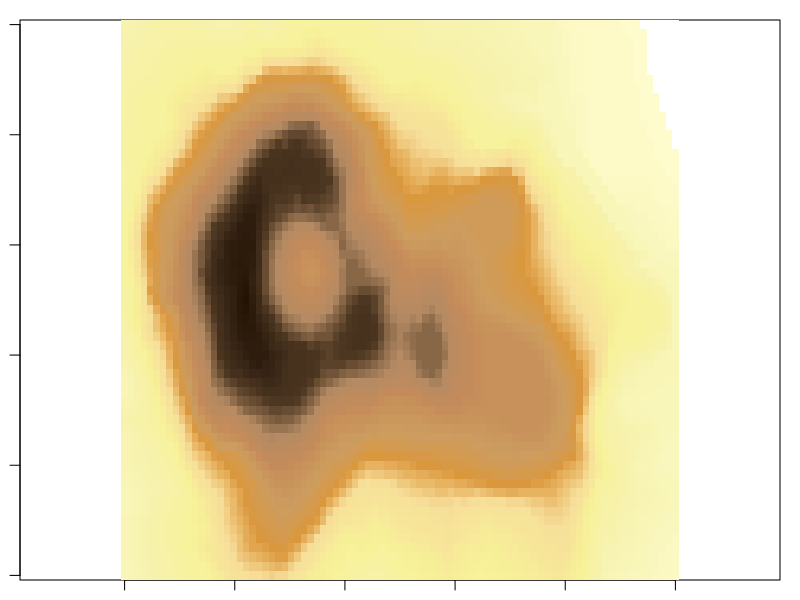
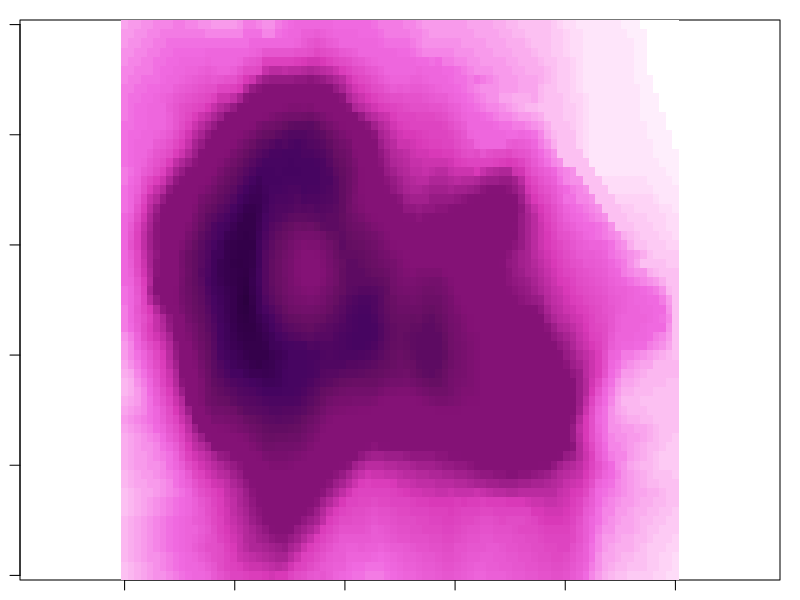
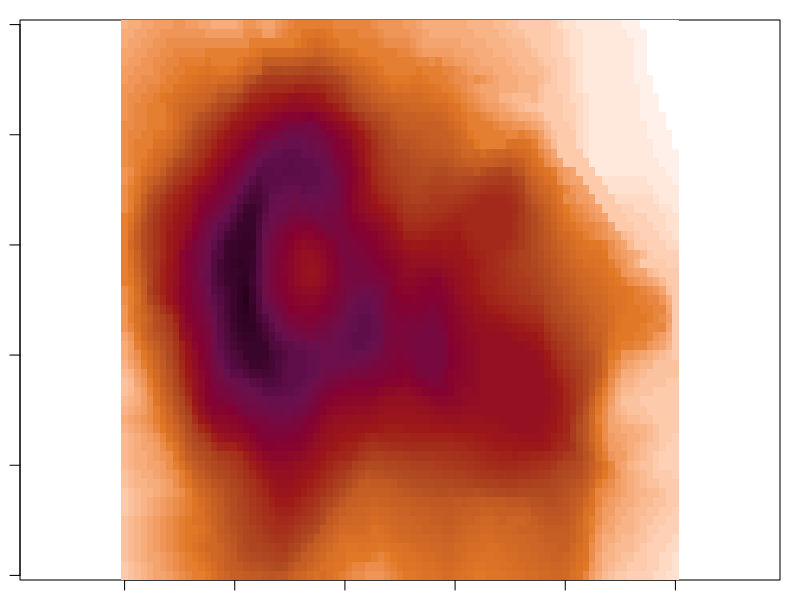
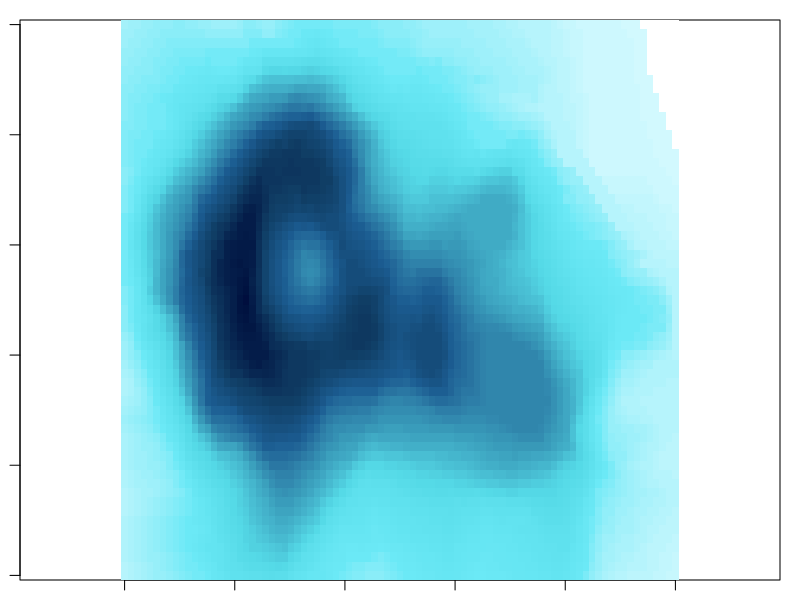

Here is the R script that generated these plots, in order:
## color pallets for figure 1b maps of total stressor in each cell and for figure 2 ranking country radial plot

library(RColorBrewer)
library(colorspace)

dis <- "#D5BD75"
ghg <- "#DA6098"
nut <- "#795B48"
wat <- "#77C1D7"
light_gray <- "#F8F9FA"
white <- "#FFFFFF"

# DISTURBANCE

d1 <- "#4E3823"
d0 <- colorspace::lighten(d1, amount = -0.7)
d2 <- "#B58B64"
d3 <- "#C68C5A"
d4 <- "#CD9D5F"
d5 <- "#DB983D"
d6 <- "#F7DF9A"
d7 <- "#F7F298"
d8 <- "#F7F3B0"
d9 <- colorspace::lighten(d8, amount = 0.7)

dist <- c(d0, d1, d2, d3, d4, d5, d6, d7, d8, d9)
dist_palette <-  rev(colorRampPalette(dist, space="Lab", bias = 0.8)(10000))  ## bias = 0.3
dist_palette <- c(white, dist_palette)
par(mar=c(1,1,1,1))
image(volcano, asp=1, col=dist_palette)



# GHG

g1 <- "#460561"
g0 <-  colorspace::lighten(g1, amount = -0.5)
g2 <- "#660F63"
g3 <- "#841276"
g4 <- "#841276"
g5 <- "#DA3AB9"
g6 <- "#F16BE2"
# g7 <- colorspace::lighten(g6, amount = 0.2)
# g8 <- colorspace::lighten(g6, amount = 0.5)
# g9 <- colorspace::lighten(g6, amount = 0.8)
g10 <- colorspace::lighten(g6, amount = 0.95)

mag_pal <- c(g0,g1, g2, g3, g4, g5, g6, g10) # g7, g8, g9,

ghg_palette  <-  c("white" , rev(colorRampPalette(mag_pal, space="Lab", bias = 1)(10000))) # bias = 0.5
par(mar=c(1,1,1,1))
image(volcano, asp=1, col=ghg_palette)

## NUTRIENTS

# n1 <- "#2C140A"
# n0 <- colorspace::lighten(n1, amount = -0.5)
# n2 <- "#4E3019"
# n3<- "#7E5F4C"
# n4 <-"#9F866E"
# n5 <- "#B2A18A"
# n6 <- "#CBAE88"
# n7 <- "#CBAE88"
# n8 <- colorspace::lighten(n7, amount = 0.9)
# nut_pal <- c(n0, n1,n2, n3, n4, n5, n6, n7, n8)


n1 <- "#68114F"
n0 <-  colorspace::lighten(n1, amount = -0.8)
n2 <- "#850232"
n3 <- "#9E1818"
n4 <- "#B14B22"
n5 <- "#E27927"
n6 <-  colorspace::lighten(n5, amount = 0.95)

nut_pal <- c(n0, n1, n2, n3, n4, n5, n6)
nut_palette  <-  c("white" , rev(colorRampPalette(nut_pal, space="Lab", bias = 1)(10000)))
par(mar=c(1,1,1,1))
image(volcano, asp=1, col=nut_palette)


w1 <- "#000F3E"
w2 <- "#103E65"
w3 <- "#1C5D92"
w4 <- "#399BBA"
w5 <- "#55DAE7"
w6 <- colorspace::lighten(w5, amount = 0.3)
w7 <- colorspace::lighten(w5, amount = 0.8)

wat_c <- c(w1, w2, w3, w4, w5, w6, w7)
wat_palette  <-  c("white" , rev(colorRampPalette(wat_c, space="Lab", bias = 1)(10000))) # bias = 0.5
par(mar=c(1,1,1,1))
image(volcano, asp=1, col=wat_palette)


